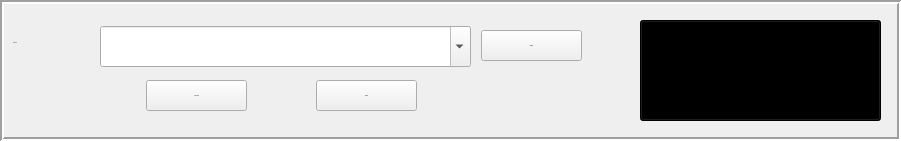
     <widget class="QFrame" name="frame_4">
      <property name="geometry">
       <rect>
        <x>10</x>
        <y>510</y>
        <width>901</width>
        <height>141</height>
       </rect>
      </property>
      <property name="frameShape">
       <enum>QFrame::Shape::Box</enum>
      </property>
      <property name="frameShadow">
       <enum>QFrame::Shadow::Sunken</enum>
      </property>
      <property name="lineWidth">
       <number>2</number>
      </property>
      <widget class="QLabel" name="label_7">
       <property name="geometry">
        <rect>
         <x>13</x>
         <y>29</y>
         <width>79</width>
         <height>28</height>
        </rect>
       </property>
       <property name="maximumSize">
        <size>
         <width>81</width>
         <height>28</height>
        </size>
       </property>
       <property name="font">
        <font>
         <family>Segoe UI</family>
         <pointsize>-1</pointsize>
        </font>
       </property>
       <property name="text">
        <string>ACTION:</string>
       </property>
       <property name="alignment">
        <set>Qt::AlignmentFlag::AlignLeading|Qt::AlignmentFlag::AlignLeft|Qt::AlignmentFlag::AlignVCenter</set>
       </property>
      </widget>
      <widget class="QComboBox" name="action_comboBox">
       <property name="geometry">
        <rect>
         <x>100</x>
         <y>26</y>
         <width>371</width>
         <height>41</height>
        </rect>
       </property>
       <property name="font">
        <font>
         <family>Segoe UI</family>
         <pointsize>-1</pointsize>
        </font>
       </property>
       <property name="editable">
        <bool>true</bool>
       </property>
      </widget>
      <widget class="QPushButton" name="refresh_button">
       <property name="geometry">
        <rect>
         <x>481</x>
         <y>30</y>
         <width>101</width>
         <height>31</height>
        </rect>
       </property>
       <property name="font">
        <font>
         <family>Segoe UI</family>
         <pointsize>-1</pointsize>
        </font>
       </property>
       <property name="text">
        <string>Refresh</string>
       </property>
      </widget>
      <widget class="QPushButton" name="recording_button">
       <property name="geometry">
        <rect>
         <x>640</x>
         <y>20</y>
         <width>241</width>
         <height>101</height>
        </rect>
       </property>
       <property name="palette">
        <palette>
         <active>
          <colorrole role="WindowText">
           <brush brushstyle="SolidPattern">
            <color alpha="255">
             <red>0</red>
             <green>0</green>
             <blue>0</blue>
            </color>
           </brush>
          </colorrole>
          <colorrole role="Button">
           <brush brushstyle="LinearGradientPattern">
            <gradient startx="0.000000000000000" starty="0.000000000000000" endx="0.000000000000000" endy="1.000000000000000" type="LinearGradient" spread="PadSpread" coordinatemode="ObjectBoundingMode">
             <gradientstop position="0.000000000000000">
              <color alpha="255">
               <red>67</red>
               <green>215</green>
               <blue>122</blue>
              </color>
             </gradientstop>
             <gradientstop position="1.000000000000000">
              <color alpha="255">
               <red>52</red>
               <green>192</green>
               <blue>101</blue>
              </color>
             </gradientstop>
            </gradient>
           </brush>
          </colorrole>
          <colorrole role="Light">
           <brush brushstyle="SolidPattern">
            <color alpha="255">
             <red>170</red>
             <green>255</green>
             <blue>255</blue>
            </color>
           </brush>
          </colorrole>
          <colorrole role="Text">
           <brush brushstyle="SolidPattern">
            <color alpha="255">
             <red>0</red>
             <green>0</green>
             <blue>0</blue>
            </color>
           </brush>
          </colorrole>
          <colorrole role="ButtonText">
           <brush brushstyle="SolidPattern">
            <color alpha="255">
             <red>0</red>
             <green>0</green>
             <blue>0</blue>
            </color>
           </brush>
          </colorrole>
          <colorrole role="Base">
           <brush brushstyle="LinearGradientPattern">
            <gradient startx="0.000000000000000" starty="0.000000000000000" endx="0.000000000000000" endy="1.000000000000000" type="LinearGradient" spread="PadSpread" coordinatemode="ObjectBoundingMode">
             <gradientstop position="0.000000000000000">
              <color alpha="255">
               <red>67</red>
               <green>215</green>
               <blue>122</blue>
              </color>
             </gradientstop>
             <gradientstop position="1.000000000000000">
              <color alpha="255">
               <red>52</red>
               <green>192</green>
               <blue>101</blue>
              </color>
             </gradientstop>
            </gradient>
           </brush>
          </colorrole>
          <colorrole role="Window">
           <brush brushstyle="LinearGradientPattern">
            <gradient startx="0.000000000000000" starty="0.000000000000000" endx="0.000000000000000" endy="1.000000000000000" type="LinearGradient" spread="PadSpread" coordinatemode="ObjectBoundingMode">
             <gradientstop position="0.000000000000000">
              <color alpha="255">
               <red>67</red>
               <green>215</green>
               <blue>122</blue>
              </color>
             </gradientstop>
             <gradientstop position="1.000000000000000">
              <color alpha="255">
               <red>52</red>
               <green>192</green>
               <blue>101</blue>
              </color>
             </gradientstop>
            </gradient>
           </brush>
          </colorrole>
          <colorrole role="PlaceholderText">
           <brush brushstyle="NoBrush">
            <color alpha="128">
             <red>0</red>
             <green>0</green>
             <blue>0</blue>
            </color>
           </brush>
          </colorrole>
         </active>
         <inactive>
          <colorrole role="WindowText">
           <brush brushstyle="SolidPattern">
            <color alpha="255">
             <red>0</red>
             <green>0</green>
             <blue>0</blue>
            </color>
           </brush>
          </colorrole>
          <colorrole role="Button">
           <brush brushstyle="LinearGradientPattern">
            <gradient startx="0.000000000000000" starty="0.000000000000000" endx="0.000000000000000" endy="1.000000000000000" type="LinearGradient" spread="PadSpread" coordinatemode="ObjectBoundingMode">
             <gradientstop position="0.000000000000000">
              <color alpha="255">
               <red>67</red>
               <green>215</green>
               <blue>122</blue>
              </color>
             </gradientstop>
             <gradientstop position="1.000000000000000">
              <color alpha="255">
               <red>52</red>
               <green>192</green>
               <blue>101</blue>
              </color>
             </gradientstop>
            </gradient>
           </brush>
          </colorrole>
          <colorrole role="Light">
           <brush brushstyle="SolidPattern">
            <color alpha="255">
             <red>255</red>
             <green>255</green>
             <blue>255</blue>
            </color>
           </brush>
          </colorrole>
          <colorrole role="Text">
           <brush brushstyle="SolidPattern">
            <color alpha="255">
             <red>0</red>
             <green>0</green>
             <blue>0</blue>
            </color>
           </brush>
          </colorrole>
          <colorrole role="ButtonText">
           <brush brushstyle="SolidPattern">
            <color alpha="255">
             <red>0</red>
             <green>0</green>
             <blue>0</blue>
            </color>
           </brush>
          </colorrole>
          <colorrole role="Base">
           <brush brushstyle="LinearGradientPattern">
            <gradient startx="0.000000000000000" starty="0.000000000000000" endx="0.000000000000000" endy="1.000000000000000" type="LinearGradient" spread="PadSpread" coordinatemode="ObjectBoundingMode">
             <gradientstop position="0.000000000000000">
              <color alpha="255">
               <red>67</red>
               <green>215</green>
               <blue>122</blue>
              </color>
             </gradientstop>
             <gradientstop position="1.000000000000000">
              <color alpha="255">
               <red>52</red>
               <green>192</green>
               <blue>101</blue>
              </color>
             </gradientstop>
            </gradient>
           </brush>
          </colorrole>
          <colorrole role="Window">
           <brush brushstyle="LinearGradientPattern">
            <gradient startx="0.000000000000000" starty="0.000000000000000" endx="0.000000000000000" endy="1.000000000000000" type="LinearGradient" spread="PadSpread" coordinatemode="ObjectBoundingMode">
             <gradientstop position="0.000000000000000">
              <color alpha="255">
               <red>67</red>
               <green>215</green>
               <blue>122</blue>
              </color>
             </gradientstop>
             <gradientstop position="1.000000000000000">
              <color alpha="255">
               <red>52</red>
               <green>192</green>
               <blue>101</blue>
              </color>
             </gradientstop>
            </gradient>
           </brush>
          </colorrole>
          <colorrole role="PlaceholderText">
           <brush brushstyle="NoBrush">
            <color alpha="128">
             <red>0</red>
             <green>0</green>
             <blue>0</blue>
            </color>
           </brush>
          </colorrole>
         </inactive>
         <disabled>
          <colorrole role="WindowText">
           <brush brushstyle="SolidPattern">
            <color alpha="255">
             <red>0</red>
             <green>0</green>
             <blue>0</blue>
            </color>
           </brush>
          </colorrole>
          <colorrole role="Button">
           <brush brushstyle="LinearGradientPattern">
            <gradient startx="0.000000000000000" starty="0.000000000000000" endx="0.000000000000000" endy="1.000000000000000" type="LinearGradient" spread="PadSpread" coordinatemode="ObjectBoundingMode">
             <gradientstop position="0.000000000000000">
              <color alpha="255">
               <red>67</red>
               <green>215</green>
               <blue>122</blue>
              </color>
             </gradientstop>
             <gradientstop position="1.000000000000000">
              <color alpha="255">
               <red>52</red>
               <green>192</green>
               <blue>101</blue>
              </color>
             </gradientstop>
            </gradient>
           </brush>
          </colorrole>
          <colorrole role="Light">
           <brush brushstyle="SolidPattern">
            <color alpha="255">
             <red>255</red>
             <green>255</green>
             <blue>255</blue>
            </color>
           </brush>
          </colorrole>
          <colorrole role="Text">
           <brush brushstyle="SolidPattern">
            <color alpha="255">
             <red>0</red>
             <green>0</green>
             <blue>0</blue>
            </color>
           </brush>
          </colorrole>
          <colorrole role="ButtonText">
           <brush brushstyle="SolidPattern">
            <color alpha="92">
             <red>0</red>
             <green>0</green>
             <blue>0</blue>
            </color>
           </brush>
          </colorrole>
          <colorrole role="Base">
           <brush brushstyle="LinearGradientPattern">
            <gradient startx="0.000000000000000" starty="0.000000000000000" endx="0.000000000000000" endy="1.000000000000000" type="LinearGradient" spread="PadSpread" coordinatemode="ObjectBoundingMode">
             <gradientstop position="0.000000000000000">
              <color alpha="255">
               <red>67</red>
               <green>215</green>
               <blue>122</blue>
              </color>
             </gradientstop>
             <gradientstop position="1.000000000000000">
              <color alpha="255">
               <red>52</red>
               <green>192</green>
               <blue>101</blue>
              </color>
             </gradientstop>
            </gradient>
           </brush>
          </colorrole>
          <colorrole role="Window">
           <brush brushstyle="LinearGradientPattern">
            <gradient startx="0.000000000000000" starty="0.000000000000000" endx="0.000000000000000" endy="1.000000000000000" type="LinearGradient" spread="PadSpread" coordinatemode="ObjectBoundingMode">
             <gradientstop position="0.000000000000000">
              <color alpha="255">
               <red>67</red>
               <green>215</green>
               <blue>122</blue>
              </color>
             </gradientstop>
             <gradientstop position="1.000000000000000">
              <color alpha="255">
               <red>52</red>
               <green>192</green>
               <blue>101</blue>
              </color>
             </gradientstop>
            </gradient>
           </brush>
          </colorrole>
          <colorrole role="PlaceholderText">
           <brush brushstyle="NoBrush">
            <color alpha="128">
             <red>0</red>
             <green>0</green>
             <blue>0</blue>
            </color>
           </brush>
          </colorrole>
         </disabled>
        </palette>
       </property>
       <property name="font">
        <font>
         <family>Segoe UI</family>
         <pointsize>-1</pointsize>
         <fontweight>DemiBold</fontweight>
        </font>
       </property>
       <property name="cursor">
        <cursorShape>PointingHandCursor</cursorShape>
       </property>
       <property name="styleSheet">
        <string notr="true"/>
       </property>
       <property name="text">
        <string>START
RECORDING</string>
       </property>
      </widget>
      <widget class="QPushButton" name="add_action_button">
       <property name="geometry">
        <rect>
         <x>146</x>
         <y>80</y>
         <width>101</width>
         <height>31</height>
        </rect>
       </property>
       <property name="font">
        <font>
         <family>Segoe UI</family>
         <pointsize>-1</pointsize>
        </font>
       </property>
       <property name="text">
        <string>Add Action</string>
       </property>
      </widget>
      <widget class="QPushButton" name="delete_action_button">
       <property name="geometry">
        <rect>
         <x>316</x>
         <y>80</y>
         <width>101</width>
         <height>31</height>
        </rect>
       </property>
       <property name="font">
        <font>
         <family>Segoe UI</family>
         <pointsize>-1</pointsize>
        </font>
       </property>
       <property name="text">
        <string>Delete</string>
       </property>
      </widget>
     </widget>
